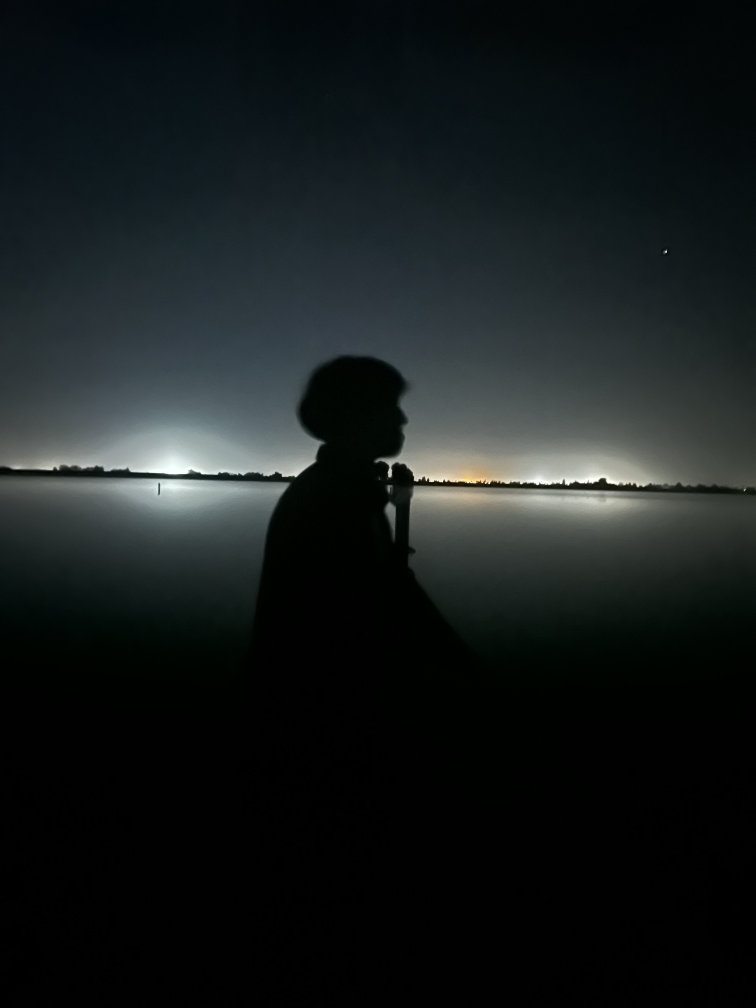
#> input picture photos/IMG_0544.jpg, 3024 x 4032 px (shown at 1/4 size); its folder holds 4 pictures in this run
$ jupyter execute --allow-errors duplicate.ipynb   (shell and % lines are left out)
#> lines starting #> are read from the running program, lines starting #| are printed output that depends on the picture; long printed decimals are rounded
[cell 1]
import numpy as np
import cv2
import os

from PIL import Image
from pillow_heif import register_heif_opener
from numpy import random

[cell 2]
def sizeDifference(image1, image2, threshold = 0.95):
    return True if image1.size == image2.size else False

def pixelDifference(image1, image2):
    return np.sum(np.abs(np.array(image1) - np.array(image2)))

def resize_image(image, height, width):
    return cv2.resize(image, (28, 28))


# [12 lines left out: function convert_to_jpg, not called in this run]


def comparison(image1, image2, threshold = 0.90):

    image1cv2 = cv2.imread(image1)
    image2cv2 = cv2.imread(image2)

    if image1cv2 is None or image2cv2 is None:
        raise ValueError("The images are not here")


    image1_resized = cv2.resize(image1cv2, (28, 28))
    image2_resized = cv2.resize(image2cv2, (28, 28))

    image1cv2_grayScale = cv2.cvtColor(image1_resized, cv2.COLOR_BGR2GRAY)
    image2cv2_grayScale = cv2.cvtColor(image2_resized, cv2.COLOR_BGR2GRAY)

    difference = np.abs(image1cv2_grayScale.astype("float") - image2cv2_grayScale.astype("float"))
    similarity = 1 - np.mean(difference) / 255

    print(f"Similarity between {image1} and {image2} is {similarity}")
    return similarity >= threshold


register_heif_opener()
#> (this line was passed over: pillow_heif is not available in this run)

# [24 lines left out: functions convert_to_jpg, convertion, not called in this run]

[cell 3]
def folder():
    currentFolder = os.path.join(os.getcwd(), "photos")
    images = os.listdir(currentFolder)
    print(len(images))

    for image in images:
        if not image.lower().endswith((".jpg", ".jpeg", ".png" ".heic")):
            os.remove(os.path.join(currentFolder, image))

    for image in images:
        if image.lower().endswith("heic"):
            convertion(image)
            os.remove(image)


    #photo.date

    i = 0
    while i < len(images) - 1:
        j = i + 1

        image1 = os.path.join(currentFolder, images[i])

        while j < len(images):
            image2 = os.path.join(currentFolder, images[j])

            print(f"Comparing {images[i]} with {images[j]}")
            if (comparison(image1, image2)):
                print(f"Removing: {image2}")
                os.remove(image2)
                images.pop(j)

            else:
                j += 1
        i = i + 1

folder()
#> pass 2 of the loop in folder, `for image in images:`:
#> pass 3 of the loop in folder, `for image in images:`:
#> the loop made 4 passes; the first 3 are shown
#> in comparison, image1cv2 is the input picture: shape (4032, 3024, 3); mean B, G, R 28.9, 28.6, 23.4
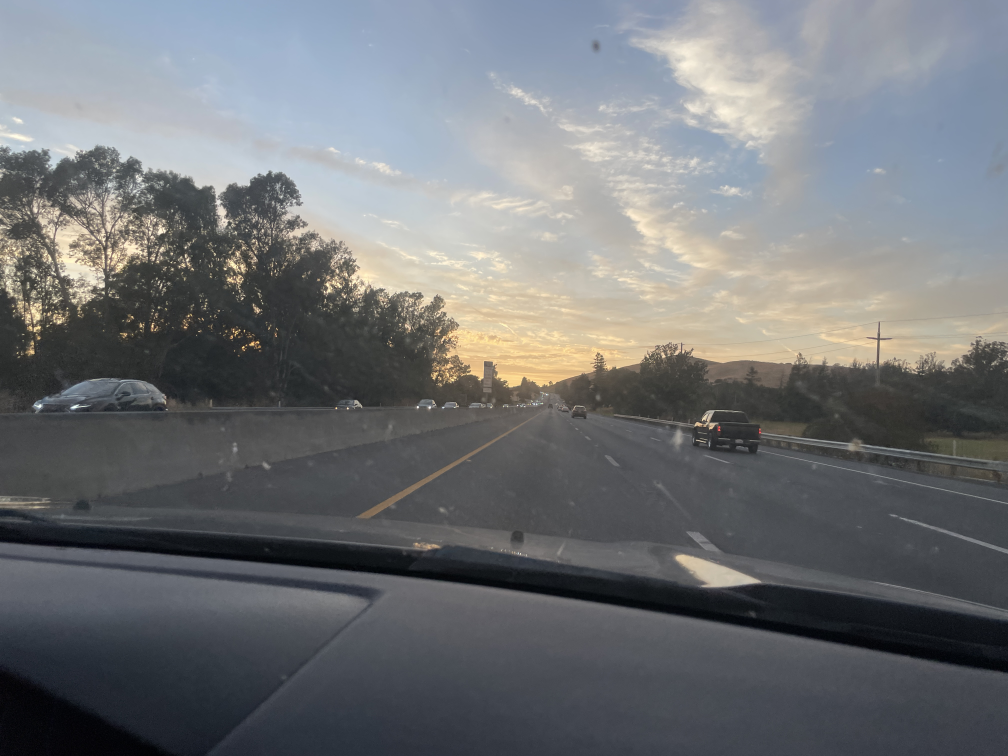
#> input picture photos/IMG_0872.JPG, 4032 x 3024 px (shown at 1/4 size)
#> in comparison, image2cv2 is the input picture: shape (3024, 4032, 3); mean B, G, R 117.7, 115.1, 112.7
#> in comparison, `image1_resized = cv2.resize(image1cv2, (28, 28))`:
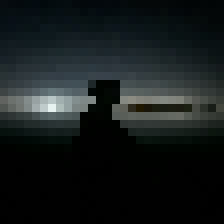
#> image1_resized: shape (28, 28, 3) (shown 8 times larger); mean B, G, R 28.1, 27.7, 22.4
#> in comparison, `image2_resized = cv2.resize(image2cv2, (28, 28))`:
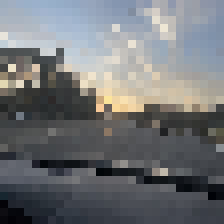
#> image2_resized: shape (28, 28, 3) (shown 8 times larger); mean B, G, R 118, 115.3, 113
#> in comparison, `image2cv2_grayScale = cv2.cvtColor(image2_resized, cv2.COLOR_BGR2GRAY)`:
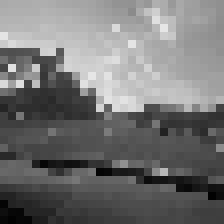
#> image2cv2_grayScale: shape (28, 28) (shown 8 times larger); min 2, max 230, mean 114.9
#> in comparison, `difference = np.abs(image1cv2_grayScale.astype("float") - image2cv2_gr..`:
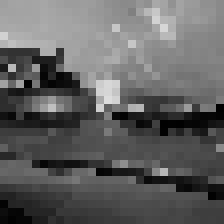
#> difference: shape (28, 28) float64 (shown 8 times larger); min 1, max 220, mean 96.7
#> in comparison, `similarity = 1 - np.mean(difference) / 255`: similarity = 0.621
#| Similarity between photos/IMG_0544.jpg and photos/IMG_0872.JPG is 0.6209
#> in folder, `j += 1`: j = 2
#> in folder, `i = i + 1`: i = 1
#> pass 2 of the loop in folder, `while i < len(images) - 1:`:
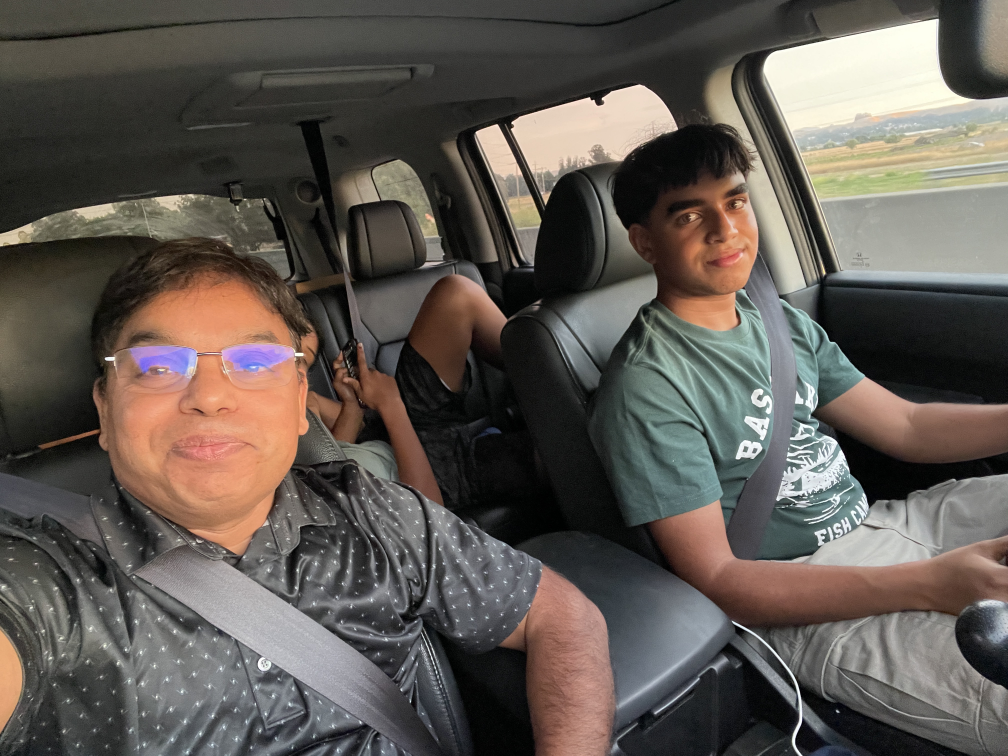
#> input picture photos/IMG_0876.JPG, 4032 x 3024 px (shown at 1/4 size)
#> in comparison, image2cv2 is the input picture: shape (3024, 4032, 3); mean B, G, R 82.9, 89.1, 95.8
#> in comparison (call 4), `image2cv2_grayScale = cv2.cvtColor(image2_resized, cv2.COLOR_BGR2GRAY)`:
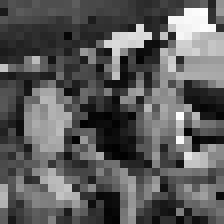
#> image2cv2_grayScale: shape (28, 28) (shown 8 times larger); min 1, max 253, mean 90.9
#> in comparison (call 4), `difference = np.abs(image1cv2_grayScale.astype("float") - image2cv2_gr..`:
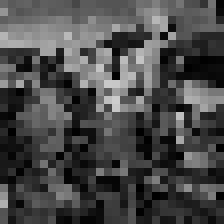
#> difference: shape (28, 28) float64 (shown 8 times larger); min 0, max 205, mean 73.1
#> similarity = 0.713
#| Similarity between photos/IMG_0872.JPG and photos/IMG_0876.JPG is 0.7135
#> j = 3
#> i = 2
#> pass 3 of the loop in folder, `while i < len(images) - 1:`:
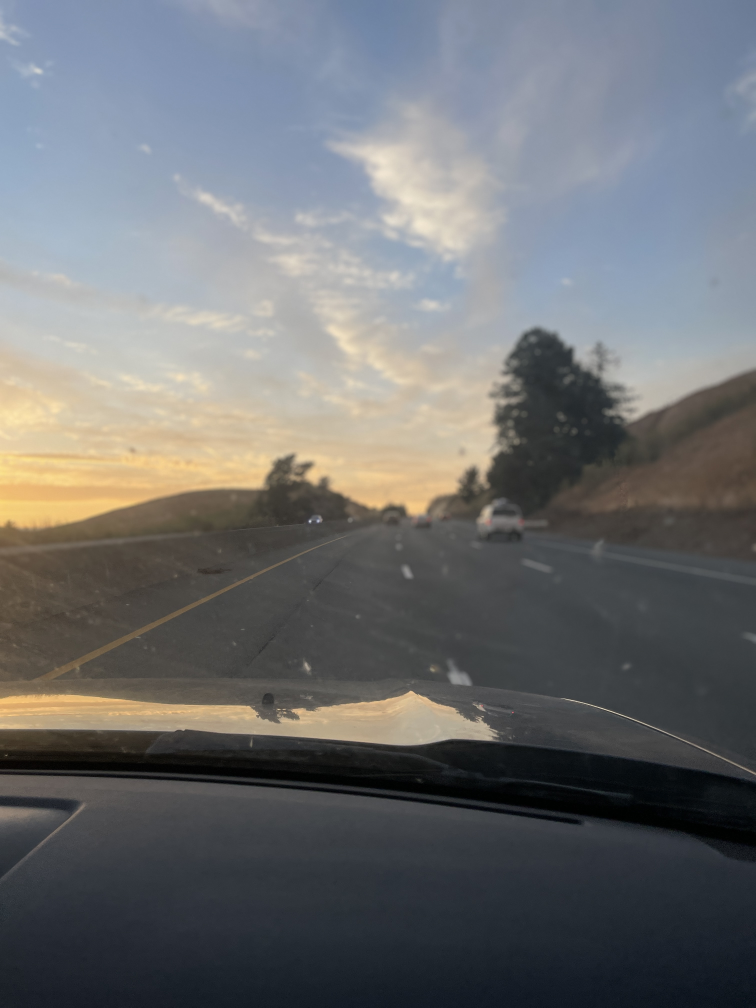
#> input picture photos/IMG_0882.jpg, 3024 x 4032 px (shown at 1/4 size)
#> in comparison, image2cv2 is the input picture: shape (4032, 3024, 3); mean B, G, R 113.2, 111.2, 109.5
#> in comparison (call 6), `image2cv2_grayScale = cv2.cvtColor(image2_resized, cv2.COLOR_BGR2GRAY)`:
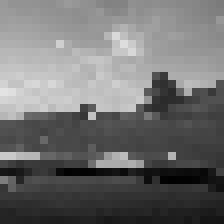
#> image2cv2_grayScale: shape (28, 28) (shown 8 times larger); min 1, max 227, mean 111.6
#> in comparison (call 6), `difference = np.abs(image1cv2_grayScale.astype("float") - image2cv2_gr..`:
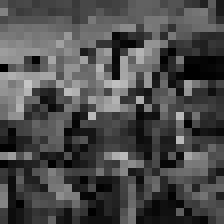
#> difference: shape (28, 28) float64 (shown 8 times larger); min 0, max 195, mean 75.3
#> similarity = 0.705
#| Similarity between photos/IMG_0876.JPG and photos/IMG_0882.jpg is 0.7049
#> j = 4
#> i = 3

[cell 4]
import osxphotos
import os

# Load the Photos Library
#> (the rest of this cell did not finish here and is left out)

[cell 5]
start = 0
#> (the rest of this cell did not finish here and is left out)

[cell 6]
numbers = np.random.randint(1, 100, size=100)
numbers = np.sort(numbers)


i = 0
j = 0

while i < len(numbers) - 1:
    j = i + 1
    if j == len(numbers):
        break
    while numbers[i] == numbers[j]:
        print(f"Current numbers[i] = {numbers[i]} at index({i}), numbers[j] = {numbers[j]} at index({j}), Deleting: {numbers[j]} at index({j}), total Length: {len(numbers)}")
        numbers = np.delete(numbers, j)
        print(numbers)

        if j + 1 < len(numbers):
           j += 1
        else:
            break
    i = i + 1
